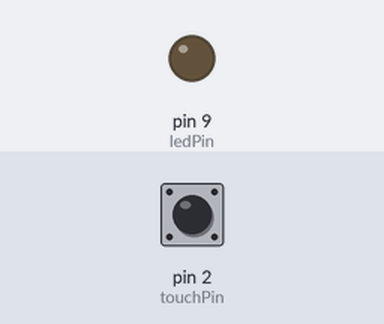
Simulated run of this sketch. Board: Arduino Uno, built with avr-gcc and run on an emulated ATmega328P. Parts: output pins drawn as LEDs (lit = HIGH). The inputs (shaded band) are chosen by the test bench; at power-on: pin 2 (touchPin) LOW.

Above: at 1.2 s.
1.3 s: pin 2 (touchPin) pulled HIGH for 0.15 s
At 2.4 s:
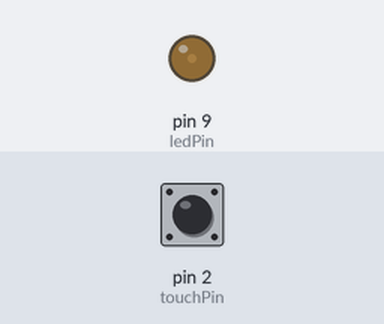
2.9 s: pin 2 (touchPin) pulled HIGH for 1 s
At 3.6 s:
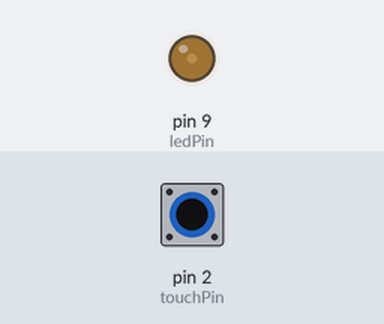
5.4 s: pin 2 (touchPin) pulled HIGH for 0.15 s
At 6.6 s:
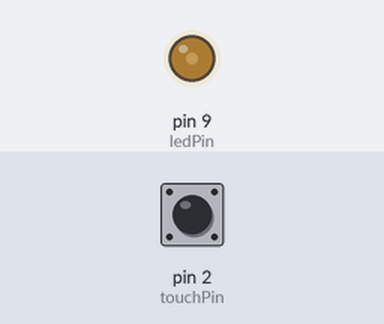
7.0 s: pin 2 (touchPin) pulsed HIGH 5 times (0.12 s each, 0.3 s apart)
At 8.8 s:
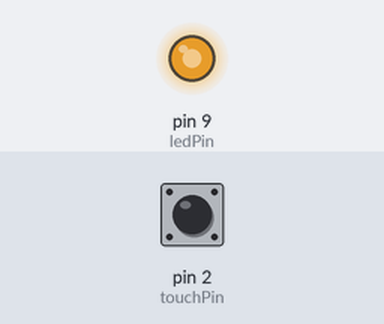
Timing chart, 0 to 10.3 s (numbered marks = the images above; inputs shaded):
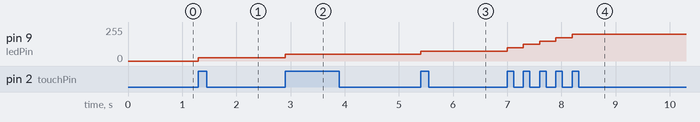

Measured:
- after the input at 1.3 s, pin 9 (ledPin): 0/255 → 25/255 at once
- after the input at 2.9 s, pin 9 (ledPin): 25/255 → 50/255 at once
- after the input at 5.4 s, pin 9 (ledPin): 50/255 → 75/255 at once
- after the input at 7.0 s, pin 9 (ledPin): moves from 75/255 to 200/255 over 1.2 s, starting at once

The sketch:

toucchcontrolleddimmer.ino
```cpp
const int touchPin = 2; // Touch sensor connected to pin 2
const int ledPin = 9; // LED connected to PWM pin 9

int touchValue = 0;
int brightness = 0;
int lastTouchValue = 0;

void setup() {
  pinMode(touchPin, INPUT);
  pinMode(ledPin, OUTPUT);
  analogWrite(ledPin, brightness);
}

void loop() {
  touchValue = digitalRead(touchPin);

  if (touchValue != lastTouchValue) {
    if (touchValue == HIGH) {
      brightness += 25; // Increase brightness
      if (brightness > 255) brightness = 0; // Reset brightness
      analogWrite(ledPin, brightness);
    }
    delay(100); // Debounce delay
  }

  lastTouchValue = touchValue;
}
```
